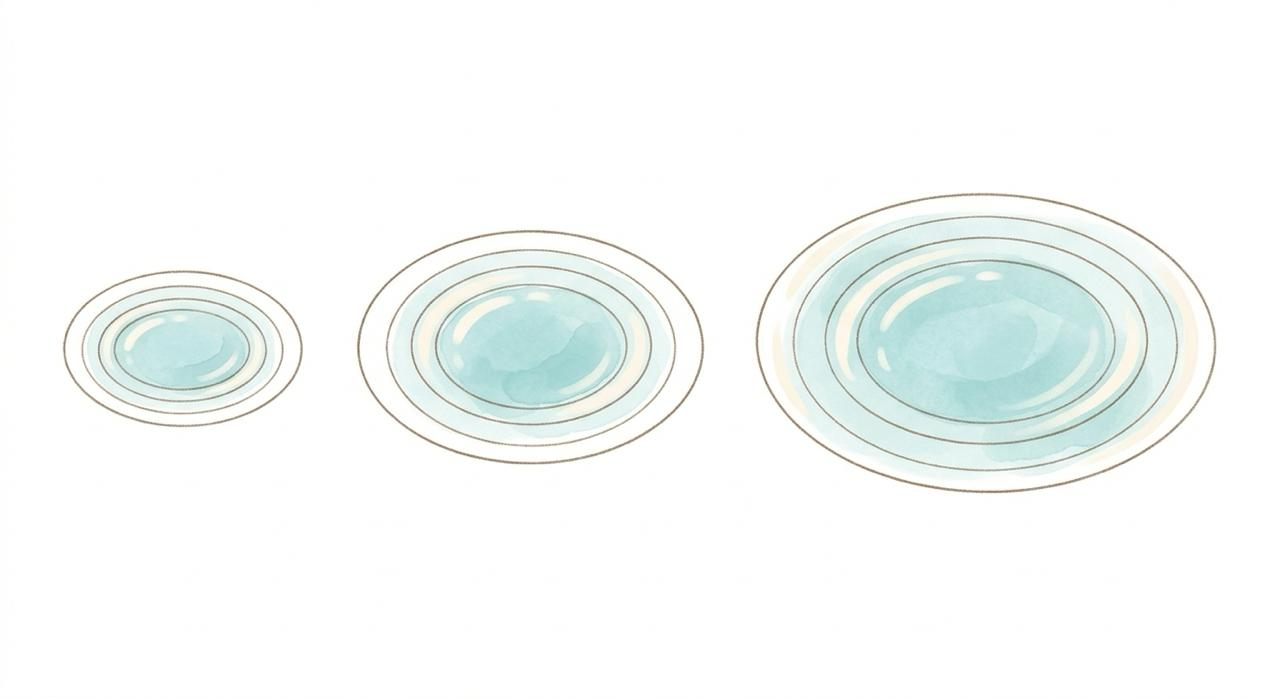
#> input picture src/vi_1128/fx_ripple.jpg, 1280 x 698 px, found by its file name
$ python cut_ripple.py
#> lines starting #> are read from the running program, lines starting #| are printed output that depends on the picture; after the words box and inside, x2 and y2 are one past the last pixel; in counts of white or black regions, pixels touching at a corner belong together
# Vi's water ripple, 3 sizes (src/vi_1128/fx_ripple.jpg): colour-to-alpha against the white paper so the thin rings and the wash stay see-through.
import sys
import cv2, numpy as np
G = sys.argv[1] if len(sys.argv) > 1 else '.'
im = cv2.imread(f'{G}/src/vi_1128/fx_ripple.jpg').astype(np.float32)
for name, (x0, y0, x1, y1) in [('fx_ripple1', (55, 260, 310, 435)), ('fx_ripple2', (350, 225, 715, 475)), ('fx_ripple3', (750, 185, 1225, 500))]:
    c = im[y0:y1, x0:x1]
    paper = np.percentile(c.reshape(-1, 3), 92, axis=0)                    # local white of the paper
    a = np.clip(((paper - c) / np.maximum(paper, 1)).max(axis=2) * 2.2, 0, 1)   # how much ink is on the paper
    h, w = a.shape; inner = np.zeros((h, w), np.uint8); cv2.ellipse(inner, (w // 2, h // 2), (int(w * .30), int(h * .30)), 0, 0, 360, 1, -1)
    a = np.where(inner > 0, np.maximum(a, .55), a)                           # the water in the middle stays a soft pane, highlights included
    a = cv2.GaussianBlur(a, (3, 3), 0)
    col = np.clip((c - (1 - a[..., None]) * paper) / np.maximum(a[..., None], 1e-3), 0, 255)
    out = np.dstack([col, a * 255]).astype(np.uint8)
    ys, xs = np.where(out[..., 3] > 12); out = out[ys.min():ys.max() + 1, xs.min():xs.max() + 1]
    cv2.imwrite(f'{G}/assets/{name}.png', out); print(name, out.shape[1], out.shape[0])
#> this loop made 3 passes
#| fx_ripple1 244 165
#| fx_ripple2 354 242
#| fx_ripple3 466 305
#> pass 1, `c = im[y0:y1, x0:x1]`:
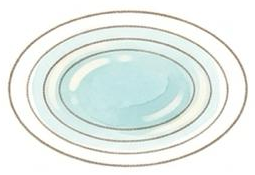
#> c: shape (175, 255, 3) float32; mean B, G, R 235.5, 239.1, 231.8
#> pass 1, `a = np.clip(((paper - c) / np.maximum(paper, 1)).max(axis=2) * 2.2, 0,..`:
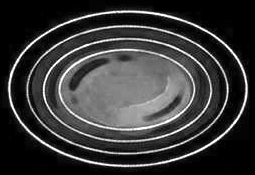
#> a: shape (175, 255) float64; min 0, max 1, mean 0.221
#> pass 1, `a = np.where(inner > 0, np.maximum(a, .55), a)`:
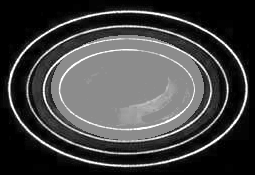
#> a: shape (175, 255) float64; min 0, max 1, mean 0.261
#> pass 1, `a = cv2.GaussianBlur(a, (3, 3), 0)`:
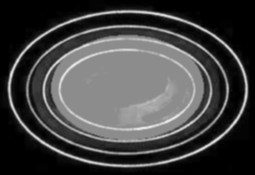
#> a: shape (175, 255) float64; min 0, max 0.93, mean 0.261
#> after the loop:
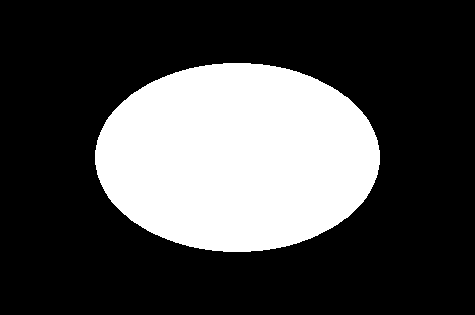
#> inner: shape (315, 475); values 0 (black) and 1 (white), 28.2% white; 1 white region, box (x1, y1, x2, y2) and area: (95, 63, 380, 252) 42219

$ run again, with src/vi_1128/buds3.jpg copied over src/vi_1128/fx_ripple.jpg
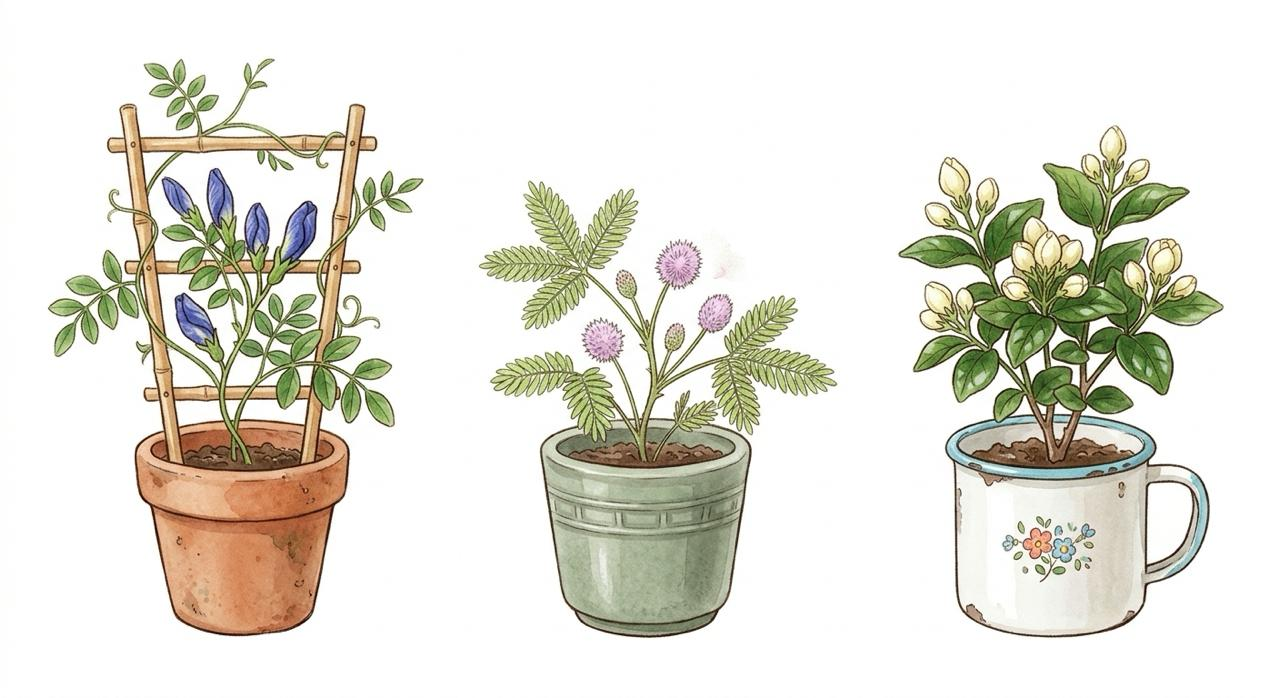
#> input picture src/vi_1128/buds3.jpg, 1280 x 698 px, found by its file name
#> the loop `for name, (x0, y0, x1, y1) in [('fx_ripple1', (55, 260, 310, 435)), ('..` made 3 passes
#| fx_ripple1 255 175
#| fx_ripple2 365 250
#| fx_ripple3 475 315
#> pass 1, `c = im[y0:y1, x0:x1]`:
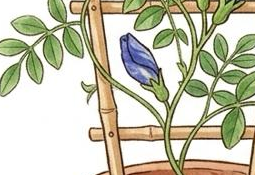
#> c: shape (175, 255, 3) float32; mean B, G, R 175.3, 197.5, 198.8
#> pass 1, `a = cv2.GaussianBlur(a, (3, 3), 0)`:
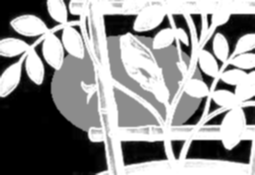
#> a: shape (175, 255) float64; min 0, max 1, mean 0.585
